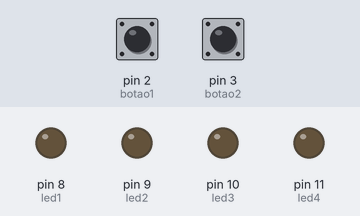
This sketch was run on a simulated Arduino Uno, built with avr-gcc and run on an emulated ATmega328P. On the bench: output pins drawn as LEDs (lit = HIGH). The test bench sets the inputs (shaded band); at power-on: pin 2 (botao1) HIGH, pin 3 (botao2) HIGH.

Above: at 1.2 s.
1.3 s: pin 2 (botao1) pulled LOW for 1 s
At 2.4 s:
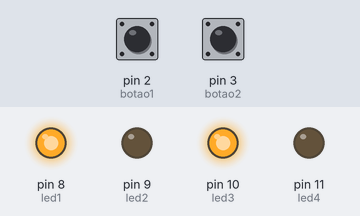
5.3 s: pin 3 (botao2) pulled LOW for 0.15 s
At 6.2 s:
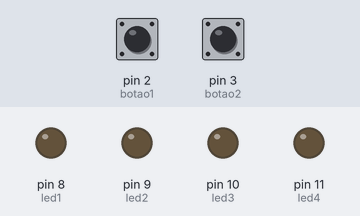
6.9 s: pin 2 (botao1) pulled LOW for 0.15 s
At 9.2 s:
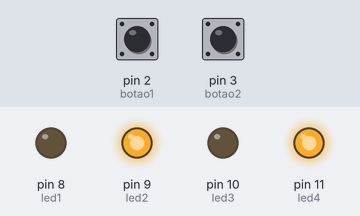
Timing chart, 0 to 15.0 s (numbered marks = the images above; inputs shaded):
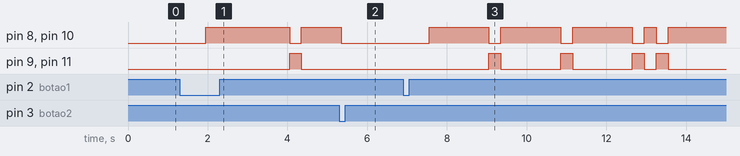

The sketch:

Sirene.ino
```cpp
/* ************************************************************************

Colégio SATC
Curso Técnico em Mecatrônica
Disciplina: Sistemas Embarcados
Turma: 3191
Professor: Marcos Antonio Jeremias Coelho

Programa: Sirene ligada por botões

Autor: Tiago Fortunato Rosset
Data: 30/03/2026
Versão: 1.0

************************************************************************ */
const int botao1 = 2;     //botao assume o valor da porta 2
const int botao2 = 3;     //botao assume o valor da porta 3
const int led1 = 8;     //led1 assume o valor da porta 8
const int led2 = 9;     //led2 assume o valor da porta 9
const int led3 = 10;     //led3 assume o valor da porta 10
const int led4 = 11;     //led4 assume o valor da porta 11
bool teste = 0;      //Cria uma variável booleana chamada teste
bool valorbotao1 = HIGH;     //Prepara a variável "valorbotao1" para receber valores de 0 e 1
bool valorbotao2 = HIGH;     //Prepara a variável "valorbotao2" para receber valores de 0 e 1
bool ultimoestadobotao1 = 1;     //Prepara a variável "ultimoestadobotao1" para receber valores de 0 e 1
bool ultimoestadobotao2 = 1;     //Prepara a variável "ultimoestadobotao2" para receber valores de 0 e 1
unsigned long timer1 = 0;     //Define "timer1" como 0 e prepara para receber apenas valores positivos
unsigned long timer2 = 0;     //Define "timer2" como 0 e prepara para receber apenas valores positivos
unsigned long timer3 = 0;     //Define "timer3" como 0 e prepara para receber apenas valores positivos
unsigned long debouncetimer = 50;     //Define o tempo do debounce como 50 milisegundos e prepara para receber apenas valores positivos

void setup() {
  pinMode(botao1, INPUT_PULLUP);     //Define botao1 como entrada com pull up
  pinMode(botao2, INPUT_PULLUP);     //Define botao2 como entrada com pull up
  pinMode(led1, OUTPUT);     //Define led1 como saída
  pinMode(led2, OUTPUT);     //Define led2 como saída
  pinMode(led3, OUTPUT);     //Define led3 como saída
  pinMode(led4, OUTPUT);     //Define led4 como saída
}

void loop() {
  int valorlido1 = digitalRead(botao1);     //Lê o estado do botao1
  int valorlido2 = digitalRead(botao2);     //Lê o estado do botao2

  if(valorlido1 != ultimoestadobotao1)     //Se o valor lido no pino 3 for diferente do "ultimoestadobotao1"
  {
    timer1 = millis();     //Varia "timer1" de acordo com um cronômetro em milisegundos
  }

  if((millis() - timer1) > debouncetimer)      //Se do valor de um cronômetro em milisegundos é subtraido o valor de "timer1" e o resultado for maior que o tempo definido no "debouncetimer"
  {
    if(valorlido1 != valorbotao1)     //Se o valor lido for diferente do valor em "valorbotao"
    {
      valorbotao1 = valorlido1;     //"valorbotao" passa a ter o valor de "valorlido"

    if(valorbotao1 == LOW)     //Se "valorbotao" for LOW
    {
      teste = 1;      //Define a variável "teste" como 1
      timer3 = millis();      //"timer3" tem seu valor atualizado para o de millis()
    }
    }
  }
  if(valorlido2 != ultimoestadobotao2)     //Se o valor lido no pino 2 for diferente do "ultimoestadobotao2"
  {
    timer2 = millis();     //Varia "timer2" de acordo com um cronômetro em milisegundos
  }

  if((millis() - timer2) > debouncetimer)      //Se do valor de um cronômetro em milisegundos é subtraido o valor de "timer2" e o resultado for maior que o tempo definido no "debouncetimer"
  {
    if(valorlido2 != valorbotao2)     //Se o valor lido for diferente do valor em "valorbotao2"
    {
      valorbotao2 = valorlido2;     //"valorbotao2" passa a ter o valor de "valorlido2"

    if(valorbotao2 == LOW)     //Se "valorbotao2" for LOW
    {
      teste = 0;      //Define a variável "teste" como 0
    }
    }
  }
  if(teste == 1){      //Se "teste" for 1
      if((millis() - timer3) == 300){
        digitalWrite(led1, 0);      //Define o valor do led1 como LOW
        digitalWrite(led2, 1);      //Define o valor do led2 como HIGH
        digitalWrite(led3, 0);      //Define o valor do led3 como LOW
        digitalWrite(led4, 1);      //Define o valor do led4 como HIGH
      }
      if((millis() - timer3) >= 600){
        digitalWrite(led1, 1);      //Define o valor do led1 como HIGH
        digitalWrite(led2, 0);      //Define o valor do led2 como LOW
        digitalWrite(led3, 1);      //Define o valor do led3 como HIGH
        digitalWrite(led4, 0);      //Define o valor do led4 como LOW
        timer3 = millis();
      }
   }
  if(teste == 0){      //Se "teste" for 0
      digitalWrite(led1, 0);      //Define o valor do led1 como LOW
      digitalWrite(led2, 0);      //Define o valor do led2 como LOW
      digitalWrite(led3, 0);      //Define o valor do led3 como LOW
      digitalWrite(led4, 0);      //Define o valor do led4 como LOW
    }
  ultimoestadobotao1 = valorlido1;      //Define o "ultimoestadobotao1" com o valor de "valorlido1"
  ultimoestadobotao2 = valorlido2;      //Define o "ultimoestadobotao2" com o valor de "valorlido2"
}
```

Measured:
- after the input at 1.3 s, pin 8 (led1), pin 10 (led3): LOW → HIGH after 0.65 s, → LOW 2.1 s later, → HIGH 0.30 s later; pin 9 (led2), pin 11 (led4): LOW → HIGH after 2.8 s, → LOW 0.30 s later
- after the input at 5.3 s, pin 9 (led2), pin 11 (led4): stays LOW (without the input it goes to HIGH after 0.55 s)
- after the input at 6.9 s, pin 8 (led1), pin 10 (led3): goes 3 × (HIGH 1.5 s, LOW 0.30 s), HIGH 0.30 s, LOW 0.30 s, then HIGH, starting after 0.65 s; pin 9 (led2), pin 11 (led4): LOW → HIGH after 2.2 s, → LOW 0.30 s later, → HIGH 1.5 s later, → LOW 0.30 s later, … (8 changes in this stretch)
